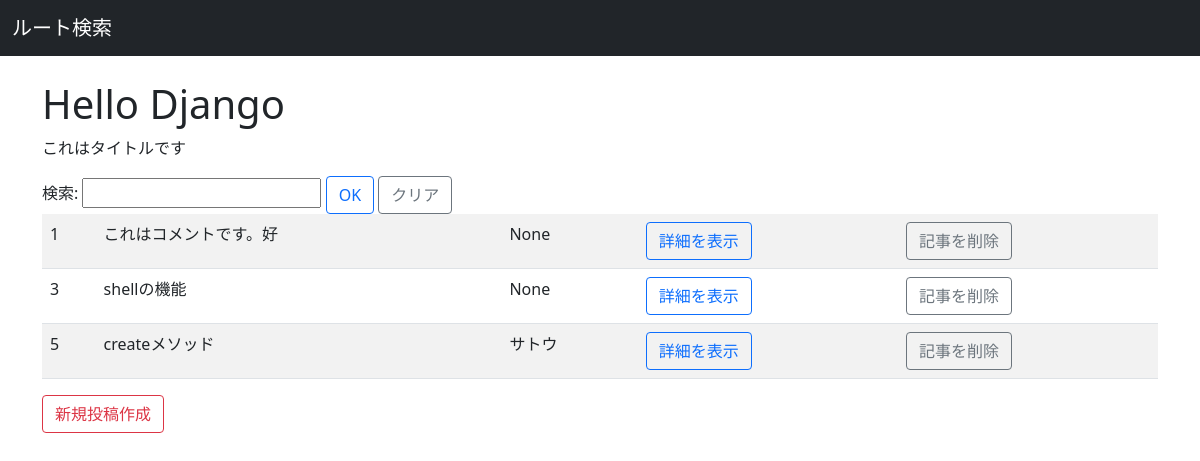
Page /bbs/ on the earlier database version.
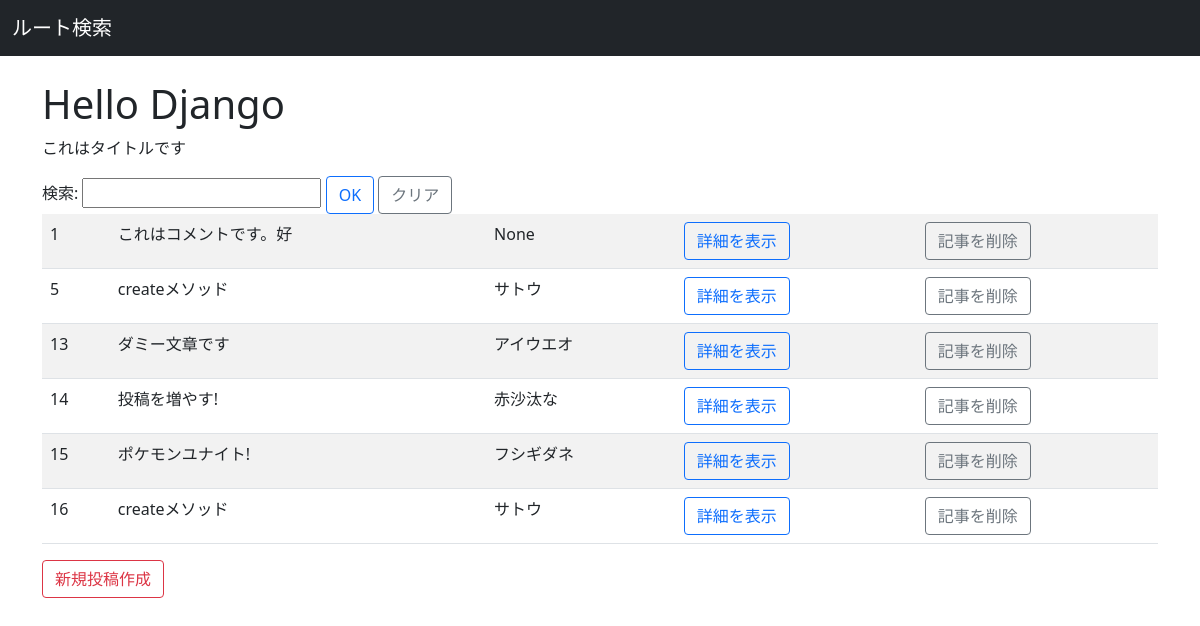
Same page on the later database version.
### bbs/models.py (models this page shows)
class Article(models.Model):
    content = models.CharField(max_length=200)
    name = models.CharField(max_length=200, null=True)

### bbs/views.py (the view)
# urls.py: path('bbs/', index, name="index"),
def index(request):
    searchForm = SearchForm(request.GET)
    if searchForm.is_valid():
        keyword = searchForm.cleaned_data['keyword']
        articles = Article.objects.filter(content__contains=keyword)
    else:
        searchForm = SearchForm()
        articles = Article.objects.all()
    post ={
        "title": "これはタイトルです",
        'articles': articles,
        'searchForm': searchForm,
    }
    return render(request, 'bbs/index.html', post)

### bbs/forms.py
class SearchForm(forms.Form):
    keyword = forms.CharField(label="検索", max_length=100)

### bbs/templates/bbs/index.html
{%extends 'bbs/base.html'%}
{% block content %}
    <h1>Hello Django</h1>
    <p>{{title}}</p>
    {% if searchForm %}
        <form action='{% url "index" %}' method="get">
            <div class="form-group">
                {{searchForm}}
                <input type="submit" class="btn btn-outline-primary" value="OK">
                <a href="{% url 'index' %}" class="btn btn-outline-secondary">クリア</a>
            </div>
        </form>
    {% endif %}
    <table class="table table-striped table-hover">
        {% for article in articles %}
            <tr><td>{{article.id}}</td><td>{{article.content}}</td><td>{{article.name}}</td>
                <td><a href="{% url 'detail' article.id %}" class="btn btn-outline-primary">詳細を表示</a></td>
                <td><a href="{% url 'delete' article.id %}" class="btn btn-outline-secondary">記事を削除</a></td>
            </tr>
        {% endfor %}
    </table>
    <p>
        <a href="{% url 'new' %}" class='btn btn-outline-danger'>新規投稿作成</a>
    </p>
{% endblock %}

Differences in the rows shown:
removed Article: id "3", content "shellの機能", name "None"
added Article: id "13", content "ダミー文章です", name "アイウエオ"
added Article: id "14", content "投稿を増やす!", name "赤沙汰な"
added Article: id "15", content "ポケモンユナイト!", name "フシギダネ"
added Article: id "16", content "createメソッド", name "サトウ"
